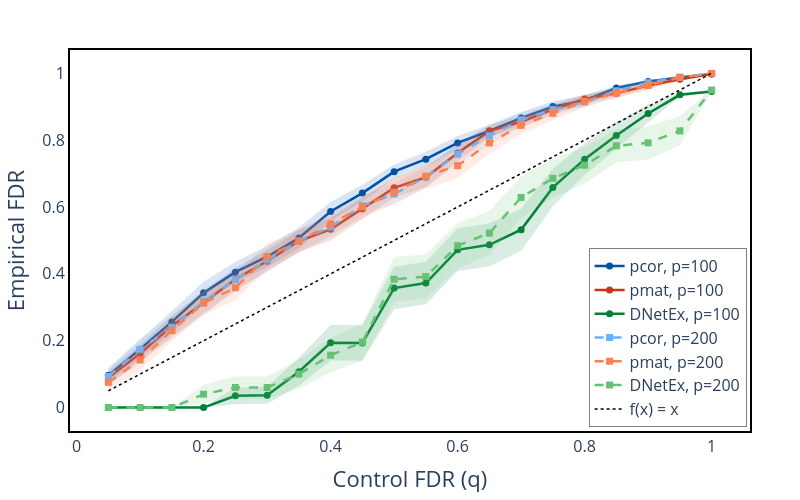

The code cell stored with this chart in its notebook:
### Markdown cell above
# FDR control

### Code cell
import plotly.graph_objects as go
import pandas as pd
import numpy as np

# ----- Liu2017 (Blue family) -----
liu_100 = 'rgba(0, 82, 165, 1)'          # Strong blue
liu_100_shade = 'rgba(0, 82, 165, 0.15)'
liu_200 = 'rgba(102, 178, 255, 1)'       # Medium-light blue (still visible)
liu_200_shade = 'rgba(102, 178, 255, 0.15)'

# ----- Xia2015 (Red/Orange family) -----
xia_100 = 'rgba(204, 51, 17, 1)'         # Deep red-orange
xia_100_shade = 'rgba(204, 51, 17, 0.15)'
xia_200 = 'rgba(255, 128, 77, 1)'        # Coral/salmon (visible, not too light)
xia_200_shade = 'rgba(255, 128, 77, 0.15)'

# ----- DNetEx (Green family) -----
dnet_100 = 'rgba(0, 128, 55, 1)'         # Forest green
dnet_100_shade = 'rgba(0, 128, 55, 0.15)'
dnet_200 = 'rgba(102, 194, 115, 1)'      # Medium-light green (still visible)ش
dnet_200_shade = 'rgba(102, 194, 115, 0.15)'

fig = go.Figure()

# --- p=100 SECTION ---

# Liu2017 p=100
temp_df = r1.groupby('alpha').FDR.mean().reset_index()
grouped = r1.groupby('alpha').FDR.agg(['mean', 'std', 'count']).reset_index()
grouped['sem'] = grouped['std'] / np.sqrt(grouped['count'])

fig.add_trace(go.Scatter(
    x=temp_df.alpha.values, y=temp_df.FDR.values,
    mode='lines+markers', name='pcor, p=100',
    line=dict(color=liu_100, width=2.5), 
    marker=dict(color=liu_100, size=7)
))
fig.add_trace(go.Scatter(
    x=pd.concat([grouped['alpha'], grouped['alpha'][::-1]]),
    y=pd.concat([grouped['mean'] + grouped['sem'], (grouped['mean'] - grouped['sem'])[::-1]]),
    fill='toself', fillcolor=liu_100_shade,
    line=dict(color='rgba(255,255,255,0)'), showlegend=False, hoverinfo="skip"
))

# Xia2015 p=100
temp_df2 = s1.groupby('alpha').FDR.mean().reset_index()
grouped2 = s1.groupby('alpha').FDR.agg(['mean', 'std', 'count']).reset_index()
grouped2['sem'] = grouped2['std'] / np.sqrt(grouped2['count'])

fig.add_trace(go.Scatter(
    x=temp_df2.alpha.values, y=temp_df2.FDR.values,
    mode='lines+markers', name='pmat, p=100',
    line=dict(color=xia_100, width=2.5), 
    marker=dict(color=xia_100, size=7)
))
fig.add_trace(go.Scatter(
    x=pd.concat([grouped2['alpha'], grouped2['alpha'][::-1]]),
    y=pd.concat([grouped2['mean'] + grouped2['sem'], (grouped2['mean'] - grouped2['sem'])[::-1]]),
    fill='toself', fillcolor=xia_100_shade,
    line=dict(color='rgba(255,255,255,0)'), showlegend=False, hoverinfo="skip"
))

# DNetEx p=100
run_number = 0
fig.add_trace(go.Scatter(
    x=runs_qs_list[run_number], y=runs_fdr_list[run_number],
    mode='lines+markers', name=f'DNetEx, p=100',
    line=dict(color=dnet_100, width=2.5), 
    marker=dict(color=dnet_100, size=7)
))
fig.add_trace(go.Scatter(
    x=list(runs_qs_list[run_number]) + list(runs_qs_list[run_number][::-1]),
    y=list(runs_fdr_list[run_number] + runs_fdr_se_list[run_number]) + list((runs_fdr_list[run_number] - runs_fdr_se_list[run_number])[::-1]),
    fill='toself', fillcolor=dnet_100_shade,
    line=dict(color='rgba(255,255,255,0)'), hoverinfo="skip", showlegend=False
))

# --- p=200 SECTION ---

# Liu2017 p=200
temp_df = r2.groupby('alpha').FDR.mean().reset_index()
grouped = r2.groupby('alpha').FDR.agg(['mean', 'std', 'count']).reset_index()
grouped['sem'] = grouped['std'] / np.sqrt(grouped['count'])

fig.add_trace(go.Scatter(
    x=temp_df.alpha.values, y=temp_df.FDR.values,
    mode='lines+markers', name='pcor, p=200',
    line=dict(color=liu_200, width=2.5, dash='dash'), 
    marker=dict(color=liu_200, size=7, symbol='square')
))
fig.add_trace(go.Scatter(
    x=pd.concat([grouped['alpha'], grouped['alpha'][::-1]]),
    y=pd.concat([grouped['mean'] + grouped['sem'], (grouped['mean'] - grouped['sem'])[::-1]]),
    fill='toself', fillcolor=liu_200_shade,
    line=dict(color='rgba(255,255,255,0)'), showlegend=False, hoverinfo="skip"
))

# Xia2015 p=200
temp_df2 = s2.groupby('alpha').FDR.mean().reset_index()
grouped2 = s2.groupby('alpha').FDR.agg(['mean', 'std', 'count']).reset_index()
grouped2['sem'] = grouped2['std'] / np.sqrt(grouped2['count'])

fig.add_trace(go.Scatter(
    x=temp_df2.alpha.values, y=temp_df2.FDR.values,
    mode='lines+markers', name='pmat, p=200',
    line=dict(color=xia_200, width=2.5, dash='dash'), 
    marker=dict(color=xia_200, size=7, symbol='square')
))
fig.add_trace(go.Scatter(
    x=pd.concat([grouped2['alpha'], grouped2['alpha'][::-1]]),
    y=pd.concat([grouped2['mean'] + grouped2['sem'], (grouped2['mean'] - grouped2['sem'])[::-1]]),
    fill='toself', fillcolor=xia_200_shade,
    line=dict(color='rgba(255,255,255,0)'), showlegend=False, hoverinfo="skip"
))

# DNetEx p=200
run_number = 1
fig.add_trace(go.Scatter(
    x=runs_qs_list[run_number], y=runs_fdr_list[run_number],
    mode='lines+markers', name=f'DNetEx, p=200',
    line=dict(color=dnet_200, width=2.5, dash='dash'), 
    marker=dict(color=dnet_200, size=7, symbol='square')
))
fig.add_trace(go.Scatter(
    x=list(runs_qs_list[run_number]) + list(runs_qs_list[run_number][::-1]),
    y=list(runs_fdr_list[run_number] + runs_fdr_se_list[run_number]) + list((runs_fdr_list[run_number] - runs_fdr_se_list[run_number])[::-1]),
    fill='toself', fillcolor=dnet_200_shade,
    line=dict(color='rgba(255,255,255,0)'), hoverinfo="skip", showlegend=False
))

# Reference Line
fig.add_trace(go.Scatter(
    x=[min(runs_qs_list[run_number]), max(runs_qs_list[run_number])],
    y=[min(runs_qs_list[run_number]), max(runs_qs_list[run_number])],
    mode='lines', line=dict(color='black', dash='dot', width=1.5), name="f(x) = x"
))

# Layout Updates
fig.update_layout(
    autosize=False,
    xaxis1=dict(tickfont=dict(size=16),showticklabels=True),
    yaxis1=dict(tickfont=dict(size=16),showticklabels=True),
    width=800,
    height=500,
    xaxis_title='Control FDR (q)',
    yaxis_title='Empirical FDR',
    plot_bgcolor='white',
    paper_bgcolor='white',
    margin=dict(l=50, r=50, t=50, b=50),
    showlegend=True,
    legend=dict(
    x=0.995,
    y=0.01,
    xanchor='right',
    yanchor='bottom',
    bgcolor='rgba(255, 255, 255, 0.8)',
    bordercolor='gray',
    borderwidth=1,
    font=dict(size=16)
    ),
    xaxis=dict(showline=True, linewidth=2, linecolor='black', mirror=True),
    yaxis=dict(showline=True, linewidth=2, linecolor='black', mirror=True),
    font=dict(size=18)
)

# Ensure the output directory exists if it doesn't
import os
if not os.path.exists("Results"):
    os.makedirs("Results")

fig.write_image("Results/sd1-fdr-control.pdf")
fig.show()

### Figure 1 — Plotly figure (JSON) as saved in the notebook; plotly's stock layout.template omitted (floating-point values rounded to 4 significant figures)
{"data": [{"line": {"color": "rgba(0, 82, 165, 1)", "width": 2.5}, "marker": {"color": "rgba(0, 82, 165, 1)", "size": 7}, "mode": "lines+markers", "name": "pcor, p=100", "type": "scatter", "x": [0.05, 0.1, 0.15, 0.2, 0.25, 0.3, 0.35, 0.4, 0.45, 0.5, 0.55, 0.6, 0.65, 0.7, 0.75, 0.8, 0.85, 0.9, 0.95, 1], "y": [0.09643, 0.1748, 0.2562, 0.3432, 0.4051, 0.4512, 0.5073, 0.5865, 0.6416, 0.7055, 0.743, 0.7915, 0.8273, 0.8658, 0.9002, 0.9185, 0.9561, 0.9756, 0.9873, 0.9979]}, {"fill": "toself", "fillcolor": "rgba(0, 82, 165, 0.15)", "hoverinfo": "skip", "line": {"color": "rgba(255,255,255,0)"}, "showlegend": false, "type": "scatter", "x": [0.05, 0.1, 0.15, 0.2, 0.25, 0.3, 0.35, 0.4, 0.45, 0.5, 0.55, 0.6, 0.65, 0.7, 0.75, 0.8, 0.85, 0.9, 0.95, 1, 1, 0.95, 0.9, 0.85, 0.8, 0.75, 0.7, 0.65, 0.6, 0.55, 0.5, 0.45, 0.4, 0.35, 0.3, 0.25, 0.2, 0.15, 0.1, 0.05], "y": [0.116, 0.2026, 0.2878, 0.3763, 0.4361, 0.4826, 0.5386, 0.6146, 0.6662, 0.7273, 0.7654, 0.8127, 0.8461, 0.8838, 0.9164, 0.935, 0.9631, 0.9801, 0.9908, 0.998, 0.9979, 0.9837, 0.971, 0.9491, 0.902, 0.8841, 0.8478, 0.8086, 0.7704, 0.7205, 0.6837, 0.6171, 0.5584, 0.476, 0.4198, 0.374, 0.3102, 0.2246, 0.147, 0.07681]}, {"line": {"color": "rgba(204, 51, 17, 1)", "width": 2.5}, "marker": {"color": "rgba(204, 51, 17, 1)", "size": 7}, "mode": "lines+markers", "name": "pmat, p=100", "type": "scatter", "x": [0.05, 0.1, 0.15, 0.2, 0.25, 0.3, 0.35, 0.4, 0.45, 0.5, 0.55, 0.6, 0.65, 0.7, 0.75, 0.8, 0.85, 0.9, 0.95, 1], "y": [0.08883, 0.162, 0.2438, 0.3136, 0.3838, 0.4379, 0.4983, 0.5332, 0.5946, 0.6572, 0.6888, 0.7613, 0.8269, 0.8551, 0.8918, 0.9231, 0.9401, 0.9634, 0.9819, 0.9979]}, {"fill": "toself", "fillcolor": "rgba(204, 51, 17, 0.15)", "hoverinfo": "skip", "line": {"color": "rgba(255,255,255,0)"}, "showlegend": false, "type": "scatter", "x": [0.05, 0.1, 0.15, 0.2, 0.25, 0.3, 0.35, 0.4, 0.45, 0.5, 0.55, 0.6, 0.65, 0.7, 0.75, 0.8, 0.85, 0.9, 0.95, 1, 1, 0.95, 0.9, 0.85, 0.8, 0.75, 0.7, 0.65, 0.6, 0.55, 0.5, 0.45, 0.4, 0.35, 0.3, 0.25, 0.2, 0.15, 0.1, 0.05], "y": [0.1092, 0.1883, 0.2755, 0.3469, 0.4161, 0.4695, 0.5311, 0.5669, 0.6258, 0.6863, 0.7187, 0.7867, 0.8456, 0.8735, 0.9068, 0.9367, 0.9529, 0.9742, 0.9866, 0.998, 0.9979, 0.9771, 0.9527, 0.9272, 0.9094, 0.8767, 0.8367, 0.8082, 0.7359, 0.6589, 0.628, 0.5634, 0.4994, 0.4655, 0.4062, 0.3516, 0.2802, 0.2122, 0.1357, 0.06847]}, {"line": {"color": "rgba(0, 128, 55, 1)", "width": 2.5}, "marker": {"color": "rgba(0, 128, 55, 1)", "size": 7}, "mode": "lines+markers", "name": "DNetEx, p=100", "type": "scatter", "x": [0.05, 0.1, 0.15, 0.2, 0.25, 0.3, 0.35, 0.4, 0.45, 0.5, 0.55, 0.6, 0.65, 0.7, 0.75, 0.8, 0.85, 0.9, 0.95, 1], "y": [0, 0, 0, 0, 0.035, 0.03714, 0.1071, 0.1939, 0.1934, 0.3576, 0.3724, 0.4719, 0.4868, 0.532, 0.6586, 0.7429, 0.8138, 0.8796, 0.9355, 0.9455]}, {"fill": "toself", "fillcolor": "rgba(0, 128, 55, 0.15)", "hoverinfo": "skip", "line": {"color": "rgba(255,255,255,0)"}, "showlegend": false, "type": "scatter", "x": [0.05, 0.1, 0.15, 0.2, 0.25, 0.3, 0.35, 0.4, 0.45, 0.5, 0.55, 0.6, 0.65, 0.7, 0.75, 0.8, 0.85, 0.9, 0.95, 1, 1, 0.95, 0.9, 0.85, 0.8, 0.75, 0.7, 0.65, 0.6, 0.55, 0.5, 0.45, 0.4, 0.35, 0.3, 0.25, 0.2, 0.15, 0.1, 0.05], "y": [0, 0, 0, 0, 0.05975, 0.06322, 0.149, 0.2468, 0.246, 0.4212, 0.436, 0.5354, 0.5514, 0.5946, 0.715, 0.7904, 0.8536, 0.9065, 0.9413, 0.9486, 0.9423, 0.9297, 0.8528, 0.7741, 0.6954, 0.6023, 0.4694, 0.4222, 0.4083, 0.3089, 0.2939, 0.1408, 0.141, 0.06525, 0.01107, 0.01025, 0, 0, 0, 0]}, {"line": {"color": "rgba(102, 178, 255, 1)", "dash": "dash", "width": 2.5}, "marker": {"color": "rgba(102, 178, 255, 1)", "size": 7, "symbol": "square"}, "mode": "lines+markers", "name": "pcor, p=200", "type": "scatter", "x": [0.05, 0.1, 0.15, 0.2, 0.25, 0.3, 0.35, 0.4, 0.45, 0.5, 0.55, 0.6, 0.65, 0.7, 0.75, 0.8, 0.85, 0.9, 0.95, 1], "y": [0.0931, 0.1743, 0.2396, 0.3178, 0.3822, 0.4415, 0.4983, 0.5403, 0.6039, 0.6386, 0.69, 0.7582, 0.813, 0.8608, 0.8911, 0.9146, 0.9473, 0.972, 0.9881, 0.9995]}, {"fill": "toself", "fillcolor": "rgba(102, 178, 255, 0.15)", "hoverinfo": "skip", "line": {"color": "rgba(255,255,255,0)"}, "showlegend": false, "type": "scatter", "x": [0.05, 0.1, 0.15, 0.2, 0.25, 0.3, 0.35, 0.4, 0.45, 0.5, 0.55, 0.6, 0.65, 0.7, 0.75, 0.8, 0.85, 0.9, 0.95, 1, 1, 0.95, 0.9, 0.85, 0.8, 0.75, 0.7, 0.65, 0.6, 0.55, 0.5, 0.45, 0.4, 0.35, 0.3, 0.25, 0.2, 0.15, 0.1, 0.05], "y": [0.1204, 0.2057, 0.2745, 0.3539, 0.4177, 0.4757, 0.5316, 0.5708, 0.6319, 0.6686, 0.7212, 0.7894, 0.84, 0.8826, 0.9084, 0.9319, 0.96, 0.9801, 0.9921, 0.9995, 0.9995, 0.9842, 0.9639, 0.9345, 0.8973, 0.8738, 0.839, 0.7861, 0.7269, 0.6588, 0.6087, 0.576, 0.5098, 0.465, 0.4074, 0.3467, 0.2817, 0.2046, 0.1428, 0.06582]}, {"line": {"color": "rgba(255, 128, 77, 1)", "dash": "dash", "width": 2.5}, "marker": {"color": "rgba(255, 128, 77, 1)", "size": 7, "symbol": "square"}, "mode": "lines+markers", "name": "pmat, p=200", "type": "scatter", "x": [0.05, 0.1, 0.15, 0.2, 0.25, 0.3, 0.35, 0.4, 0.45, 0.5, 0.55, 0.6, 0.65, 0.7, 0.75, 0.8, 0.85, 0.9, 0.95, 1], "y": [0.07557, 0.1423, 0.2305, 0.3126, 0.3583, 0.4519, 0.4974, 0.5495, 0.6004, 0.6437, 0.6923, 0.7236, 0.7916, 0.8442, 0.8801, 0.9159, 0.9409, 0.9636, 0.9879, 0.9991]}, {"fill": "toself", "fillcolor": "rgba(255, 128, 77, 0.15)", "hoverinfo": "skip", "line": {"color": "rgba(255,255,255,0)"}, "showlegend": false, "type": "scatter", "x": [0.05, 0.1, 0.15, 0.2, 0.25, 0.3, 0.35, 0.4, 0.45, 0.5, 0.55, 0.6, 0.65, 0.7, 0.75, 0.8, 0.85, 0.9, 0.95, 1, 1, 0.95, 0.9, 0.85, 0.8, 0.75, 0.7, 0.65, 0.6, 0.55, 0.5, 0.45, 0.4, 0.35, 0.3, 0.25, 0.2, 0.15, 0.1, 0.05], "y": [0.1005, 0.1732, 0.2627, 0.3492, 0.3945, 0.4907, 0.5326, 0.5818, 0.6337, 0.6783, 0.729, 0.7614, 0.8244, 0.8702, 0.8998, 0.9335, 0.9561, 0.9754, 0.9916, 0.9994, 0.9989, 0.9841, 0.9518, 0.9256, 0.8984, 0.8603, 0.8182, 0.7589, 0.6857, 0.6556, 0.6091, 0.567, 0.5172, 0.4622, 0.4132, 0.322, 0.2761, 0.1982, 0.1114, 0.05061]}, {"line": {"color": "rgba(102, 194, 115, 1)", "dash": "dash", "width": 2.5}, "marker": {"color": "rgba(102, 194, 115, 1)", "size": 7, "symbol": "square"}, "mode": "lines+markers", "name": "DNetEx, p=200", "type": "scatter", "x": [0.05, 0.1, 0.15, 0.2, 0.25, 0.3, 0.35, 0.4, 0.45, 0.5, 0.55, 0.6, 0.65, 0.7, 0.75, 0.8, 0.85, 0.9, 0.95, 1], "y": [0, 0, 0, 0.04, 0.06, 0.06, 0.1, 0.1567, 0.1957, 0.3838, 0.3919, 0.4843, 0.5218, 0.6286, 0.6859, 0.7249, 0.7829, 0.7918, 0.8276, 0.9497]}, {"fill": "toself", "fillcolor": "rgba(102, 194, 115, 0.15)", "hoverinfo": "skip", "line": {"color": "rgba(255,255,255,0)"}, "showlegend": false, "type": "scatter", "x": [0.05, 0.1, 0.15, 0.2, 0.25, 0.3, 0.35, 0.4, 0.45, 0.5, 0.55, 0.6, 0.65, 0.7, 0.75, 0.8, 0.85, 0.9, 0.95, 1, 1, 0.95, 0.9, 0.85, 0.8, 0.75, 0.7, 0.65, 0.6, 0.55, 0.5, 0.45, 0.4, 0.35, 0.3, 0.25, 0.2, 0.15, 0.1, 0.05], "y": [0, 0, 0, 0.06799, 0.09393, 0.09393, 0.1429, 0.208, 0.2517, 0.4513, 0.4582, 0.5513, 0.5882, 0.6906, 0.7443, 0.7802, 0.8319, 0.8413, 0.8715, 0.9538, 0.9455, 0.7837, 0.7423, 0.7339, 0.6697, 0.6275, 0.5667, 0.4554, 0.4173, 0.3256, 0.3163, 0.1398, 0.1053, 0.05714, 0.02607, 0.02607, 0.01201, 0, 0, 0]}, {"line": {"color": "black", "dash": "dot", "width": 1.5}, "mode": "lines", "name": "f(x) = x", "type": "scatter", "x": [0.05, 1], "y": [0.05, 1]}], "layout": {"autosize": false, "font": {"size": 18}, "height": 500, "legend": {"bgcolor": "rgba(255, 255, 255, 0.8)", "bordercolor": "gray", "borderwidth": 1, "font": {"size": 16}, "x": 0.995, "xanchor": "right", "y": 0.01, "yanchor": "bottom"}, "margin": {"b": 50, "l": 50, "r": 50, "t": 50}, "paper_bgcolor": "white", "plot_bgcolor": "white", "showlegend": true, "width": 800, "xaxis": {"linecolor": "black", "linewidth": 2, "mirror": true, "showline": true, "showticklabels": true, "tickfont": {"size": 16}, "title": {"text": "Control FDR (q)"}}, "yaxis": {"linecolor": "black", "linewidth": 2, "mirror": true, "showline": true, "showticklabels": true, "tickfont": {"size": 16}, "title": {"text": "Empirical FDR"}}}}
